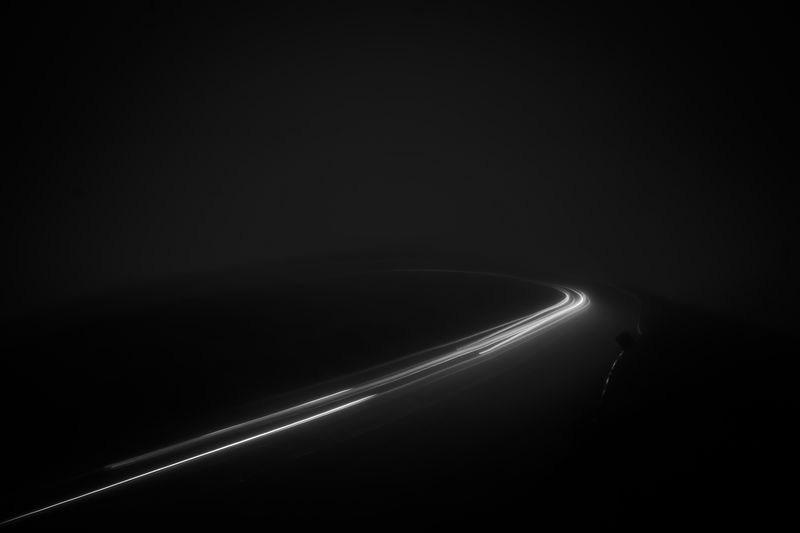
#> input picture project-assets/autonomous-racing/thumbnail-o.jpg, 800 x 533 px; its folder holds 3 pictures in this run; the run also reads 1 picture not shown here
$ python main.py
#> lines starting #> are read from the running program, lines starting #| are printed output that depends on the picture
#> the answer given: ../project-assets/autonomous-racing/thumbnail-o.jpg
#> the answer given: ../project-assets/autonomous-racing/thumbnail-o2.jpg
from PIL import Image
import PIL
import os
import sys
import glob
import tkinter
from tkinter import filedialog, messagebox

import sys
from optparse import OptionParser

# Handle Options
parser = OptionParser()
parser.add_option("-c", "--compatibility",
                  action="store_true", dest="compatibility", default=False,
                  help="Enables compatibility mode")

(options, args) = parser.parse_args()


# Windows settings are completely multiplatform, but shitty on other OS's
if sys.platform == "linux" or sys.platform == "linux2":
	platform = "linux"
elif sys.platform == 'nt' or sys.platform == 'win32':
	platform = "windows"
elif sys.platform == "cygwin":
	print("Cygwin is not required for this program")
	platform = "windows"
elif sys.platform == "darwin":
	input("Mac OS is not tested or supported, press enter to acknowledge")
	platform = "windows"
else:
	input("Unknown platform: " + sys.platform + ", that's an achievement, press enter to acknowledge")
	platform = "windows"

if platform == "windows" or options.compatibility == True:
	fileBrowserPrompt = filedialog
elif platform == "linux":
	import tkfilebrowser # pylint: disable=import-error
	fileBrowserPrompt = tkfilebrowser

maxHorizontalResolution = 1500
thumbnailResolution = (800,450)

def compress_thumbnail(filename):
	imageSource = Image.open(filename)
#> imageSource is the input picture: PIL image 800x533 L; min 0, max 255, mean 14
	print("Image size: ",imageSource.size)
#| Image size:  (800, 533)

	imageCompressed = imageSource.resize((thumbnailResolution[0],int(imageSource.size[1]*(thumbnailResolution[0]/imageSource.size[0]))), reducing_gap = 3)

	cropCords = (0,int((imageCompressed.size[1]-thumbnailResolution[1])/2),thumbnailResolution[0],int((imageCompressed.size[1]-thumbnailResolution[1])/2 + thumbnailResolution[1]))
#> cropCords = (0, 41, 800, 491)
	imageCompressed = imageCompressed.crop(cropCords)
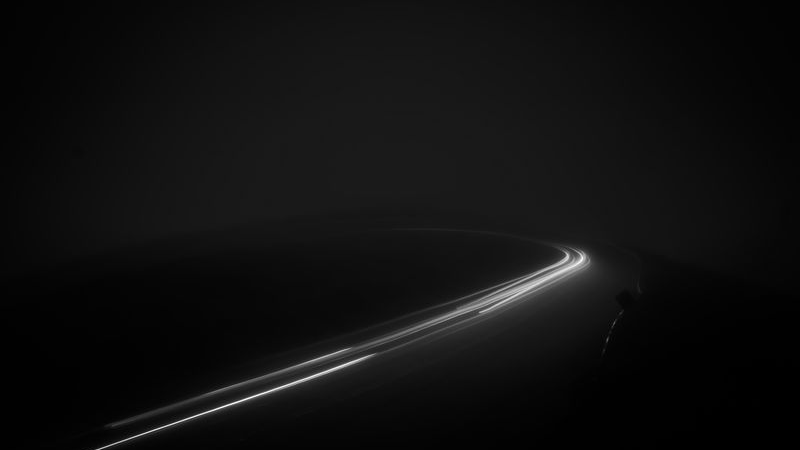
#> imageCompressed: PIL image 800x450 L; min 0, max 255, mean 15.5

	imageCompressed = imageCompressed.convert(mode="L") #BW conversion

	print("Filename:",filename,", Dir:",os.path.dirname(filename))
	resizedImageFileName = os.path.dirname(filename) + "/thumbnail_o." + filename.split(".")[-1:][0]
	print("Resized filename",resizedImageFileName)
	imageCompressed.save("".join(resizedImageFileName), optimize=True, quality=60)

def compress_image(filename):
	imageSource = Image.open(filename)

	if imageSource.size[0] > maxHorizontalResolution: #Caps resloution to stop people from uploading 50 Gig images
		resize = (maxHorizontalResolution,int(imageSource.size[1]*(maxHorizontalResolution/imageSource.size[0]))) #Keeps aspect ratio
		imageCompressed = imageSource.resize(resize, reducing_gap = 3)
	else:
		imageCompressed = imageSource #No need to compress

	resizedImageFileName = filename.split(".")
	resizedImageFileName.insert(len(resizedImageFileName)-1,"_o.")

	imageCompressed.save("".join(resizedImageFileName), optimize=True, quality=60)

def get_image_paths():
	root = tkinter.Tk()
	root.withdraw()

	startingDirectory = __file__
	try: #Get starting directory
		siteRoot = os.path.dirname(os.getcwd()+__file__)
		startingDirectory = siteRoot + "/project-assets"
	except Exception:
		pass
	print("Site root: ",siteRoot,", Starting directory: ",startingDirectory," File:",__file__)

	messagebox.showinfo("Thumbnail","Please select your thumbnail image to be compressed")

	thumbnailPath = fileBrowserPrompt.askopenfilename(
		initialdir=startingDirectory,
		title='Choose a thumbnail'
		)

	if thumbnailPath != "":
		startingDirectory = os.path.dirname(thumbnailPath) #Start at location of other image

	messagebox.showinfo("Images","Please select the rest of your images to be compressed")
	imagePaths = list(fileBrowserPrompt.askopenfilenames(
		title='Choose your photos',
		initialdir=startingDirectory
		))

	return (imagePaths,thumbnailPath)

def main():
	imagesToCompress, thumbnailToCompress = get_image_paths()
	if thumbnailToCompress != "":
		print("Compressing Thumbnail")
		compress_thumbnail(thumbnailToCompress)
	if len(imagesToCompress) > 0:
		print("Compressing rest of images")
		for image in imagesToCompress:
			compress_image(image)
	print("Done.")
if __name__ == "__main__":
	main()
